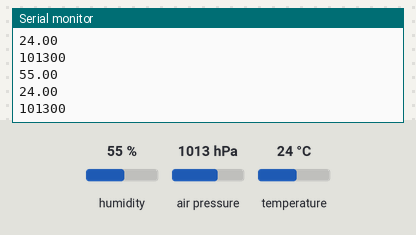
Bench run of a sketch on a simulated Arduino Uno, built with avr-gcc and run on an emulated ATmega328P. Parts: the last lines printed to the serial monitor. Inputs (shaded band) come from the test bench; at power-on: humidity 55 %, air pressure 1013 hPa, temperature 24 °C.

Above: at 4.8 s.
4.9 s: humidity set to 22 %
At 6.6 s:
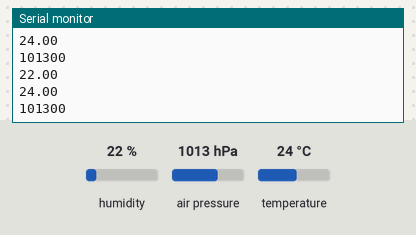
7.9 s: air pressure set to 952 hPa
At 9.5 s:
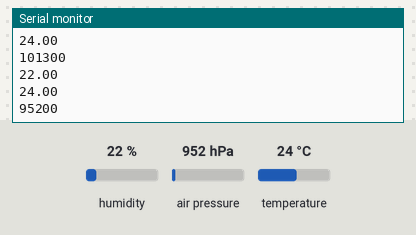
10.9 s: temperature set to 12 °C
At 13.1 s:
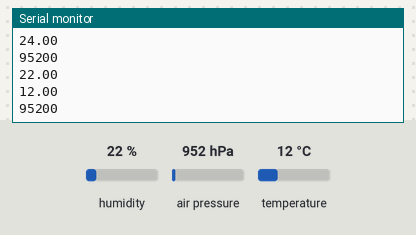
13.9 s: air pressure set to 975 hPa
At 14.8 s:
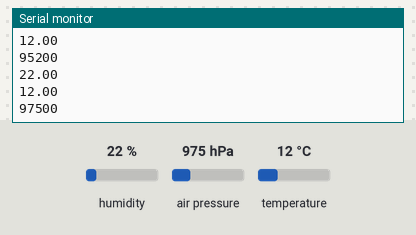
16.9 s: humidity set to 40 %
At 19.5 s:
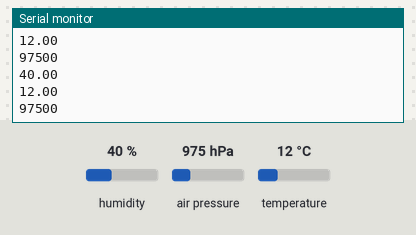
Timing chart, 0 to 20.9 s (numbered marks = the images above; inputs shaded):
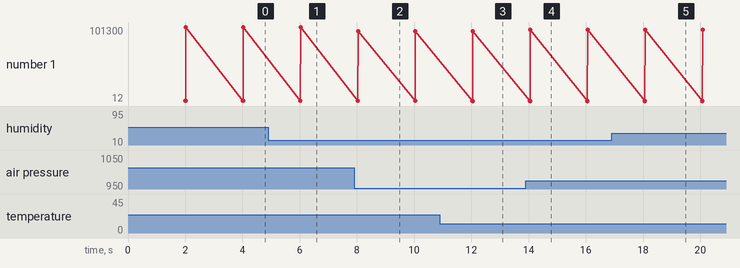

Measured:
- after the input at 4.9 s, the serial monitor: prints a new line after 1.1 s (image 1)
- after the input at 7.9 s, the serial monitor: prints a new line after 0.14 s (image 2)
- after the input at 10.9 s, the serial monitor: prints a new line after 1.1 s (image 3)
- after the input at 13.9 s, the serial monitor: prints a new line after 0.16 s (image 4)
- after the input at 16.9 s, the serial monitor: prints a new line after 1.2 s (image 5)
- plotted number 1: 101300 → 95200 after the input at 7.9 s, 95200 → 97500 after the input at 13.9 s

The sketch:

meranie.ino
```cpp
// - DHT Sensor Library: https://github.com/adafruit/DHT-sensor-library
// - Adafruit Unified Sensor Lib: https://github.com/adafruit/Adafruit_Sensor
#include <Wire.h>
#include <Adafruit_BMP085.h>
#include "DHT.h"

#define seaLevelPressure_hPa 1013.25
#define DHTPIN 4     // Digital pin connected to the DHT sensor
#define DHTTYPE DHT22   // DHT 22

// Initialize DHT and bmp sensor.

DHT dht(DHTPIN, DHTTYPE);
Adafruit_BMP085 bmp;

void setup() {
  Serial.begin(9600);
  //Serial.println(F("DHTxx test!"));
  dht.begin();
  bmp.begin();
}

void loop() {
  // Wait a 2 seconds between measurements.
  delay(2000);
  float h = dht.readHumidity();
  float t = dht.readTemperature();
  float f = dht.readTemperature(true);

  //Serial.print(F("Humidity: "));
  Serial.println(h);
 // Serial.print(" ");
 // Serial.print(F("%  Temperature: "));
  Serial.println(t);
  //Serial.print("Pressure = ");
  Serial.println(bmp.readPressure());
   // Serial.println(" Pa");

}
```
